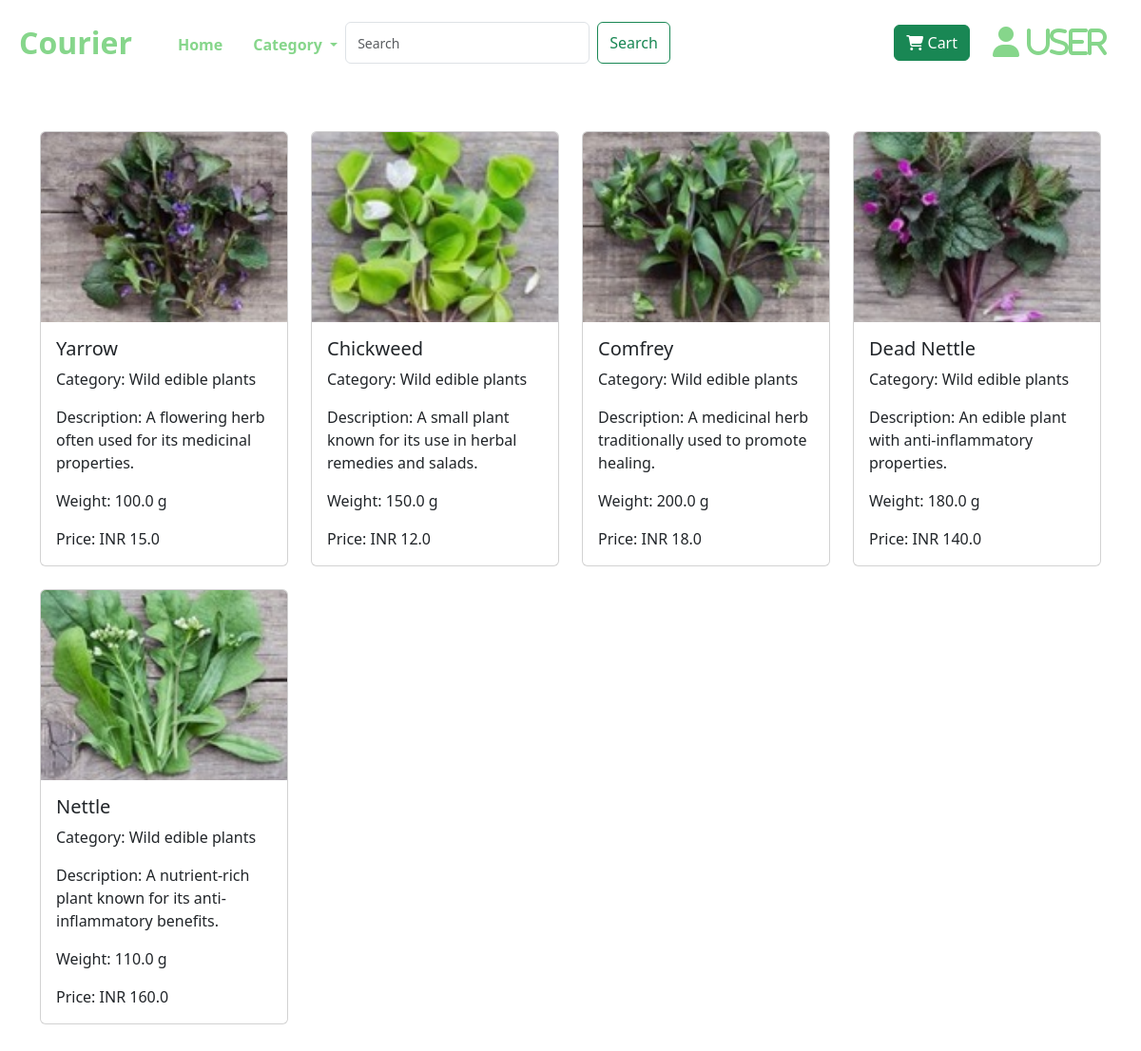
Screenshot of /products/category/Wild edible plants with the database file from the repository.
### model.py (models this page shows)
class Product(db.Model):
    __tablename__ = 'product'
    product_id = db.Column(db.Integer, primary_key=True)
    name = db.Column(db.String(100))
    description = db.Column(db.String(255))
    category_id = db.Column(db.Integer, db.ForeignKey('category.category_id'))
    category_name = db.Column(db.String(100))  # Directly store category name here
    cost_price = db.Column(db.Float)
    selling_price = db.Column(db.Float)
    weight = db.Column(db.Float)
    stock_quantity = db.Column(db.Integer)
    image_url = db.Column(db.String(255))
    added_date = db.Column(db.DateTime, default=datetime.utcnow)
    updated_date = db.Column(db.DateTime, default=datetime.utcnow)
    order_details = db.relationship('OrderDetail', backref='product')

### app.py (the view)
@app.route("/category/<category>")
def filter_category(category):
    products = Product.query.filter_by(category_name=category).all()
    return render_template("products.html", products=products)

### templates/products.html (shortened to what this page needs)
<!DOCTYPE html>
<html lang="en">
<head>
    <link rel="stylesheet" href="https://cdnjs.cloudflare.com/ajax/libs/font-awesome/6.7.1/css/all.min.css">
    <link rel="stylesheet" href="https://cdnjs.cloudflare.com/ajax/libs/bootstrap/5.3.0/css/bootstrap.min.css">
</head>
<body>
    <nav class="navbar navbar-expand-lg bg-white">
        <div class="container-fluid">
            <a class="navbar-brand ms-2 mb-2 mt-2" href="{{ url_for('app.product_list') }}" style="font-size: 2rem; color: #86d68b; font-weight: bold;">Courier</a>
            <div class="collapse navbar-collapse" id="navbarSupportedContent">
                <ul class="navbar-nav me-auto mb-2 mb-lg-0 ms-4">
                    <li class="nav-item">
                        <a class="nav-link active fw-bold mt-1" href="{{ url_for('app.product_list') }}" style="color: #86d68b;">Home</a>
                    </li>
                    <li class="nav-item dropdown">
                        <a class="nav-link dropdown-toggle fw-bold ms-3 mt-1" href="#" role="button" data-bs-toggle="dropdown" style="color: #86d68b;">
                            Category
                        </a>
                    </li>
                    <form class="d-flex" action="{{ url_for('app.product_list') }}" method="get">
                        <input class="form-control me-2" type="search" name="query" placeholder="Search">
                        <button class="btn btn-outline-success" type="submit">Search</button>
                    </form>
                </ul>
                <a href="{{ url_for('cart.view_cart') }}" class="btn btn-success me-4">
                    <i class="fa fa-shopping-cart"></i> Cart
                </a>
                <a href="{{ url_for('cart.set_location') }}" class="me-4">
                    <i class="fa fa-user fa-2x" style="color: #86d68b;"> USER</i>
                </a>
            </div>
        </div>
    </nav>
    <div class="container my-5">
        <div class="row row-cols-1 row-cols-md-4 g-4">
            {% for product in products %}
                <div class="col">
                    <a href="{{ url_for('detail.product_detail', id=product.product_id) }}" class="text-decoration-none text-dark">
                        <div class="card h-100">
                            <img src="{{ url_for('static', filename=product.image_url) }}" class="card-img-top" alt="{{ product.name }}">
                            <div class="card-body">
                                <h5 class="card-title">{{ product.name }}</h5>
                                <p class="card-text">Category: {{ product.category_name }}</p>
                                <p class="card-text">Description: {{ product.description }}</p>
                                <p class="card-text">Weight: {{ product.weight }} g</p>
                                <p class="card-text">Price: INR {{ product.selling_price }}</p>
                            </div>
                        </div>
                    </a>
                </div>
            {% else %}
                <p class="text-center">No products found.</p>
            {% endfor %}
        </div>
    </div>
</body>
</html>

### templates/products.html (style rules this page uses)
.card-img-top { height: 200px; object-fit: cover; }
.card { display: flex; flex-direction: column; }
.card-body { flex-grow: 1; }
input::placeholder { color: #86d68b; font-size: 14px; }

### rows the page displays
Product: image_url (picture), name "Yarrow", category_name "Wild edible plants", description "A flowering herb often used for its medicinal properties.", weight "100.0", selling_price "15.0"
Product: image_url (picture), name "Chickweed", category_name "Wild edible plants", description "A small plant known for its use in herbal remedies and salads.", weight "150.0", selling_price "12.0"
Product: image_url (picture), name "Comfrey", category_name "Wild edible plants", description "A medicinal herb traditionally used to promote healing.", weight "200.0", selling_price "18.0"
Product: image_url (picture), name "Dead Nettle", category_name "Wild edible plants", description "An edible plant with anti-inflammatory properties.", weight "180.0", selling_price "140.0"
Product: image_url (picture), name "Nettle", category_name "Wild edible plants", description "A nutrient-rich plant known for its anti-inflammatory benefits.", weight "110.0", selling_price "160.0"
